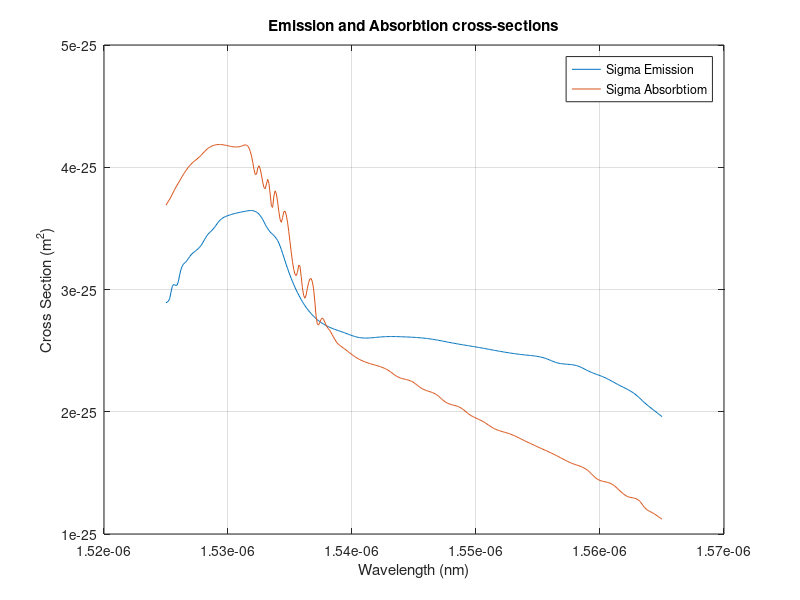

Here is the MATLAB script that generated this plot: (Note: this script raises an error after producing the figure.)
clear,clc,close;

u = 10^-6;
m=10^-3;
n=10^-9;
p=10^-12;
M=10^6;

core_radius = 5*u;
ac = pi*(core_radius^2);
gamma_p = 0.4;
gamma_s = 0.8;
nt = 1*(10^19)*M;   %m^3
tau = 10*m;
ase_bw = 0.1*n;
c=300*M;
h=6.62606957*(10^-34);

delta_z = 1;       %steps or delta in fiber
fiber_length = 0:delta_z:50;

sigma_a = csvread('absorption.csv'); %step in lambda is 0.1nm
sigma_a = sigma_a(:,2)/10000;
sigma_abs=@(x) sigma_a((round(round(x-1450,1)/0.1))+1); %takes input without nm

sigma_e = csvread('emission.csv'); %step in lambda is 0.1nm
sigma_e = sigma_e(:,2)/10000;
sigma_ems=@(x) sigma_e((round(round(x-1450,1)/0.1))+1); %takes input without nm

delta_pump = 0.01;
p_in_pump = 0.1:delta_pump:1; %Watts 41 is 0.5W
lambda_pump = 1480*n;

delta_signal = 1;
p_in_sig = -40:delta_signal:10; %Watts 41 is 1mW
p_in_sig = 10.^((p_in_sig-30)/10);

delta_lambda = 0.1*n;
lambda = 1525*n:delta_lambda:1565*n; %1550 at 251

figure(1)
plot(lambda,sigma_e(751:1151));
hold on;
plot(lambda,sigma_a(751:1151));
grid on; legend('Sigma Emission', 'Sigma Absorbtiom'); title('Emission and Absorbtion cross-sections');
xlabel('Wavelength (nm)');ylabel('Cross Section (m^2)');ax=gca; ax.XAxis.Exponent = -9;

for s = 1:1:5
    switch s
        
        case 1
            p_pump_z = zeros(length(lambda),length(fiber_length));
            p_sig_z = zeros(length(lambda),length(fiber_length));
            n2 = zeros(length(lambda),length(fiber_length));
            n1 = zeros(length(lambda),length(fiber_length));
            gain = zeros(length(lambda),length(fiber_length));
            ase_noise = zeros(length(lambda),length(fiber_length));
            p_pump_z(:,1) = p_in_pump(41);
            p_sig_z(:,1) = p_in_sig(41);
            
            for j =1:1:length(lambda)
                
                up = (lambda_pump*gamma_p*sigma_abs(lambda_pump/n)*p_pump_z(j,1)/(h*c)) + (lambda(j)*gamma_s*sigma_abs(lambda(j)/n)*p_sig_z(j,1)/(h*c));
                down = (lambda_pump*gamma_p*(sigma_abs(lambda_pump/n)+sigma_ems(lambda_pump/n))*p_pump_z(j,1)/(h*c)) + (lambda(j)*gamma_s*(sigma_abs(lambda(j)/n)+sigma_ems(lambda(j)/n))*p_sig_z(j,1)/(h*c));
                n2(j,1) = (up/(down+ac/tau))*nt;
                n1(j,1) = nt - n2(j,1);
                
                gain(j,1) = p_sig_z(j,1)/p_sig_z(j,1);
                
                ase_noise(j,1) = gamma_s*sigma_ems(lambda(j)/n)*n2(j,1)*(2*h*c^2*ase_bw/(lambda(j)^3));
                
                for i = 1:1:length(fiber_length)-1
                    
                    [zp,pp] = ode45(@(z,p) p*gamma_p*(n2(j,i)*sigma_ems(lambda_pump/n) - n1(j,i)*sigma_abs(lambda_pump/n)), [fiber_length(i) fiber_length(i+1)],p_pump_z(j,i));
                    p_pump_z(j,i+1) = (pp(end)-pp(1)) + p_pump_z(j,i);
                    
                    [zs,ps] = ode45(@(z,p) p*gamma_s*(n2(j,i)*sigma_ems(lambda(j)/n) - n1(j,i)*sigma_abs(lambda(j)/n)) + gamma_s*sigma_ems(lambda(j)/n)*n2(j,i)*(2*h*c^2*ase_bw/(lambda(j)^3)), [fiber_length(i) fiber_length(i+1)],p_sig_z(j,i));
                    p_sig_z(j,i+1) = (ps(end)-ps(1)) + p_sig_z(j,i);
                    
                    up = (lambda_pump*gamma_p*sigma_abs(lambda_pump/n)*p_pump_z(j,i+1)/(h*c)) + (lambda(j)*gamma_s*sigma_abs(lambda(j)/n)*p_sig_z(j,i+1)/(h*c));
                    down = (lambda_pump*gamma_p*(sigma_abs(lambda_pump/n)+sigma_ems(lambda_pump/n))*p_pump_z(j,i+1)/(h*c)) + (lambda(j)*gamma_s*(sigma_abs(lambda(j)/n)+sigma_ems(lambda(j)/n))*p_sig_z(j,i+1)/(h*c));
                    n2(j,i+1) = (up/(down+ac/tau))*nt;
                    n1(j,i+1) = nt - n2(j,i+1);
                    
                    gain(j,i+1) = p_sig_z(j,i+1)/p_sig_z(j,1);
                    
                    ase_noise(j,i+1) = gamma_s*sigma_ems(lambda(j)/n)*n2(j,i+1)*(2*h*c^2*ase_bw/(lambda(j)^3));
                    
                end
            end
            
            figure(2)
            plot(fiber_length,10*log10(1000*p_pump_z(251,:))); hold on; plot(fiber_length,10*log10(1000*p_sig_z(251,:)));
            grid on; legend('Pump Power', 'Signal Power'); title('Pump and Signal Power at Pump Power 0.5W or 26dBm, Signal Power 1mW or 0dBm');
            ylabel('Power (dBm)');xlabel('Fiber length (m)');
            
            figure(7)
            plot(lambda,10*log10(gain(:,20)));
            grid on; legend('Output Signal Gain'); title('Output Signal Gain at Pump Power 0.5W or 26dBm, Signal Power 1mW or 0dBm and Fiber Length 19m');
            ylabel('Gain (dB)');xlabel('Wavelength (nm)'); ax=gca; ax.XAxis.Exponent = -9;
            
        case 2   %%optimum is at 19 meters index = 20 at 0.5W
            delta_pump = 0.2;
            p_in_pump = 0.1:delta_pump:1; %Watts 3 is 0.5W
            lambda_pump = 1480*n;
            
            p_pump_z = zeros(length(p_in_pump),length(fiber_length));
            p_sig_z = zeros(length(p_in_pump),length(fiber_length));
            n2 = zeros(length(p_in_pump),length(fiber_length));
            n1 = zeros(length(p_in_pump),length(fiber_length));
            gain = zeros(length(p_in_pump),length(fiber_length));
            ase_noise = zeros(length(p_in_pump),length(fiber_length));
            p_sig_z(:,1) = p_in_sig(41);
            
            for j =1:1:length(p_in_pump)
                
                p_pump_z(j,1) = p_in_pump(j);
                
                up = (lambda_pump*gamma_p*sigma_abs(lambda_pump/n)*p_pump_z(j,1)/(h*c)) + (lambda(251)*gamma_s*sigma_abs(lambda(251)/n)*p_sig_z(j,1)/(h*c));
                down = (lambda_pump*gamma_p*(sigma_abs(lambda_pump/n)+sigma_ems(lambda_pump/n))*p_pump_z(j,1)/(h*c)) + (lambda(251)*gamma_s*(sigma_abs(lambda(251)/n)+sigma_ems(lambda(251)/n))*p_sig_z(j,1)/(h*c));
                n2(j,1) = (up/(down+ac/tau))*nt;
                n1(j,1) = nt - n2(j,1);
                
                gain(j,1) = p_sig_z(j,1)/p_sig_z(j,1);
                
                ase_noise(j,1) = gamma_s*sigma_ems(lambda(251)/n)*n2(j,1)*(2*h*c^2*ase_bw/(lambda(251)^3));
                
                for i = 1:1:length(fiber_length)-1
                    
                    [zp,pp] = ode45(@(z,p) p*gamma_p*(n2(j,i)*sigma_ems(lambda_pump/n) - n1(j,i)*sigma_abs(lambda_pump/n)), [fiber_length(i) fiber_length(i+1)],p_pump_z(j,i));
                    p_pump_z(j,i+1) = p_pump_z(j,i)+(pp(end)-pp(1));
                    
                    [zs,ps] = ode45(@(z,p) p*gamma_s*(n2(j,i)*sigma_ems(lambda(251)/n) - n1(j,i)*sigma_abs(lambda(251)/n)) + gamma_s*sigma_ems(lambda(251)/n)*n2(j,i)*(2*h*c^2*ase_bw/(lambda(251)^3)), [fiber_length(i) fiber_length(i+1)],p_sig_z(j,i));
                    p_sig_z(j,i+1) = p_sig_z(j,i)+(ps(end)-ps(1));
                    
                    up = (lambda_pump*gamma_p*sigma_abs(lambda_pump/n)*p_pump_z(j,i+1)/(h*c)) + (lambda(251)*gamma_s*sigma_abs(lambda(251)/n)*p_sig_z(j,i+1)/(h*c));
                    down = (lambda_pump*gamma_p*(sigma_abs(lambda_pump/n)+sigma_ems(lambda_pump/n))*p_pump_z(j,i+1)/(h*c)) + (lambda(251)*gamma_s*(sigma_abs(lambda(251)/n)+sigma_ems(lambda(251)/n))*p_sig_z(j,i+1)/(h*c));
                    n2(j,i+1) = (up/(down+ac/tau))*nt;
                    n1(j,i+1) = nt - n2(j,i+1);
                    
                    gain(j,i+1) = p_sig_z(j,i+1)/p_sig_z(j,1);
                    
                    ase_noise(j,i+1) = gamma_s*sigma_ems(lambda(251)/n)*n2(i+1)*(2*h*c^2*ase_bw/(lambda(251)^3));
                end
            end
            
            figure(3)
            subplot(2,1,1)
            plot(fiber_length,10*log10(gain));
            grid on; legend('Pump Power = 0.1', 'Pump Power = 0.3', 'Pump Power = 0.5', 'Pump Power = 0.7', 'Pump Power = 0.9'); title('Gain at Diffrent Pump Powers Across Fiber Length');
            ylabel('Gain (dB)');xlabel('Fiber length (m)');
            subplot(2,1,2)
            plot(fiber_length,10*log10(gain(3,:)));
            grid on; legend('Pump Power = 0.5'); title('Gain at 0.5W Pump Powers Across Fiber Length');
            ylabel('Gain (dB)');xlabel('Fiber length (m)');
            
            
        case 3 %%keep z(20) = 19m, lambda const, pin pump --- pin signal is variable
            delta_pump = 0.01;
            p_in_pump = 0.1:delta_pump:1; %Watts 41 is 0.5W
            lambda_pump = 1480*n;
            
            p_pump_z = zeros(length(p_in_sig),length(fiber_length));
            p_sig_z = zeros(length(p_in_sig),length(fiber_length));
            n2 = zeros(length(p_in_sig),length(fiber_length));
            n1 = zeros(length(p_in_sig),length(fiber_length));
            gain = zeros(length(p_in_sig),length(fiber_length));
            ase_noise = zeros(length(p_in_sig),length(fiber_length));
            p_pump_z(:,1) = p_in_pump(41);
            
            
            for j =1:1:length(p_in_sig)
                
                p_sig_z(j,1) = p_in_sig(j);
                
                up = (lambda_pump*gamma_p*sigma_abs(lambda_pump/n)*p_pump_z(j,1)/(h*c)) + (lambda(251)*gamma_s*sigma_abs(lambda(251)/n)*p_sig_z(j,1)/(h*c));
                down = (lambda_pump*gamma_p*(sigma_abs(lambda_pump/n)+sigma_ems(lambda_pump/n))*p_pump_z(j,1)/(h*c)) + (lambda(251)*gamma_s*(sigma_abs(lambda(251)/n)+sigma_ems(lambda(251)/n))*p_sig_z(j,1)/(h*c));
                n2(j,1) = (up/(down+ac/tau))*nt;
                n1(j,1) = nt - n2(j,1);
                
                gain(j,1) = p_sig_z(j,1)/p_sig_z(j,1);
                
                ase_noise(j,1) = gamma_s*sigma_ems(lambda(251)/n)*n2(j,1)*(2*h*c^2*ase_bw/(lambda(251)^3));
                
                for i = 1:1:length(fiber_length)-1
                    
                    [zp,pp] = ode45(@(z,p) p*gamma_p*(n2(j,i)*sigma_ems(lambda_pump/n) - n1(j,i)*sigma_abs(lambda_pump/n)), [fiber_length(i) fiber_length(i+1)],p_pump_z(j,i));
                    p_pump_z(j,i+1) = p_pump_z(j,i)+(pp(end)-pp(1));
                    
                    [zs,ps] = ode45(@(z,p) p*gamma_s*(n2(j,i)*sigma_ems(lambda(251)/n) - n1(j,i)*sigma_abs(lambda(251)/n)) + gamma_s*sigma_ems(lambda(251)/n)*n2(j,i)*(2*h*c^2*ase_bw/(lambda(251)^3)), [fiber_length(i) fiber_length(i+1)],p_sig_z(j,i));
                    p_sig_z(j,i+1) = p_sig_z(j,i)+(ps(end)-ps(1));
                    
                    up = (lambda_pump*gamma_p*sigma_abs(lambda_pump/n)*p_pump_z(j,i+1)/(h*c)) + (lambda(251)*gamma_s*sigma_abs(lambda(251)/n)*p_sig_z(j,i+1)/(h*c));
                    down = (lambda_pump*gamma_p*(sigma_abs(lambda_pump/n)+sigma_ems(lambda_pump/n))*p_pump_z(j,i+1)/(h*c)) + (lambda(251)*gamma_s*(sigma_abs(lambda(251)/n)+sigma_ems(lambda(251)/n))*p_sig_z(j,i+1)/(h*c));
                    n2(j,i+1) = (up/(down+ac/tau))*nt;
                    n1(j,i+1) = nt - n2(j,i+1);
                    
                    gain(j,i+1) = p_sig_z(j,i+1)/p_sig_z(j,1);
                    
                    ase_noise(j,i+1) = gamma_s*sigma_ems(lambda(251)/n)*n2(i+1)*(2*h*c^2*ase_bw/(lambda(251)^3));
                end
            end
            
            figure(4)
            plot(10*log10(1000*p_in_sig),10*log10(1000*p_sig_z(:,20)))
            grid on; legend('Output Signal Power'); title('Output Signal Power at 0.5W or 26dBm pump power at Fiber legth = 19m');
            ylabel('Output Signal Power (dBm)');xlabel('Input Signal Power (dBm)');
            
            figure(5)
            plot(10*log10(1000*p_in_sig),10*log10(gain(:,20)))
            grid on; legend('Output Signal Gain'); title('Output Signal Gain at 0.5W or 26dBm pump power at Fiber legth = 19m');
            ylabel('Output Signal Gain (dB)');xlabel('Input Signal Power (dBm)');
            
        case 4
            p_pump_z = zeros(length(lambda),length(fiber_length));
            p_sig_z = zeros(length(lambda),length(fiber_length));
            n2 = zeros(length(lambda),length(fiber_length));
            n1 = zeros(length(lambda),length(fiber_length));
            gain = zeros(length(lambda),length(fiber_length));
            ase_noise = zeros(length(lambda),length(fiber_length));
            p_pump_z(:,1) = p_in_pump(41);
            p_sig_z(251,1) = p_in_sig(41);
            
            for j =1:1:length(lambda)
                
                up = (lambda_pump*gamma_p*sigma_abs(lambda_pump/n)*p_pump_z(j,1)/(h*c)) + (lambda(j)*gamma_s*sigma_abs(lambda(j)/n)*p_sig_z(j,1)/(h*c));
                down = (lambda_pump*gamma_p*(sigma_abs(lambda_pump/n)+sigma_ems(lambda_pump/n))*p_pump_z(j,1)/(h*c)) + (lambda(j)*gamma_s*(sigma_abs(lambda(j)/n)+sigma_ems(lambda(j)/n))*p_sig_z(j,1)/(h*c));
                n2(j,1) = (up/(down+ac/tau))*nt;
                n1(j,1) = nt - n2(j,1);
                
                gain(j,1) = p_sig_z(j,1)/p_sig_z(j,1);
                
                ase_noise(j,1) = gamma_s*sigma_ems(lambda(j)/n)*n2(j,1)*(2*h*c^2*ase_bw/(lambda(j)^3));
                
                for i = 1:1:length(fiber_length)-1
                    
                    [zp,pp] = ode45(@(z,p) p*gamma_p*(n2(j,i)*sigma_ems(lambda_pump/n) - n1(j,i)*sigma_abs(lambda_pump/n)), [fiber_length(i) fiber_length(i+1)],p_pump_z(j,i));
                    p_pump_z(j,i+1) = (pp(end)-pp(1)) + p_pump_z(j,i);
                    
                    [zs,ps] = ode45(@(z,p) p*gamma_s*(n2(j,i)*sigma_ems(lambda(j)/n) - n1(j,i)*sigma_abs(lambda(j)/n)) + gamma_s*sigma_ems(lambda(j)/n)*n2(j,i)*(2*h*c^2*ase_bw/(lambda(j)^3)), [fiber_length(i) fiber_length(i+1)],p_sig_z(j,i));
                    p_sig_z(j,i+1) = (ps(end)-ps(1)) + p_sig_z(j,i);
                    
                    up = (lambda_pump*gamma_p*sigma_abs(lambda_pump/n)*p_pump_z(j,i+1)/(h*c)) + (lambda(j)*gamma_s*sigma_abs(lambda(j)/n)*p_sig_z(j,i+1)/(h*c));
                    down = (lambda_pump*gamma_p*(sigma_abs(lambda_pump/n)+sigma_ems(lambda_pump/n))*p_pump_z(j,i+1)/(h*c)) + (lambda(j)*gamma_s*(sigma_abs(lambda(j)/n)+sigma_ems(lambda(j)/n))*p_sig_z(j,i+1)/(h*c));
                    n2(j,i+1) = (up/(down+ac/tau))*nt;
                    n1(j,i+1) = nt - n2(j,i+1);
                    
                    gain(j,i+1) = p_sig_z(j,i+1)/p_sig_z(j,1);
                    
                    ase_noise(j,i+1) = gamma_s*sigma_ems(lambda(j)/n)*n2(j,i+1)*(2*h*c^2*ase_bw/(lambda(j)^3));
                    
                end
            end
            
            figure(8)
            plot(lambda,10*log10(1000*p_sig_z(:,21)));
            grid on; legend('Output ASE Cloud'); title('Output ASE Cloud at Pump Power 0.5W, Signal Power 1mW or 0dBm and Fiber Length 19m at 1550nm Wavelength');
            ylabel('Output Power (dBm)');xlabel('Wavelength (nm)'); ax=gca; ax.XAxis.Exponent = -9;
            
        case 5 %optimum length for pump power 0.1W is 10m, index z(11)
            delta_pump = 0.01;
            p_in_pump = 0.1:delta_pump:1; %Watts 41 is 0.5W
            lambda_pump = 1480*n;
            
            p_pump_z = zeros(length(p_in_sig),length(fiber_length));
            p_sig_z = zeros(length(p_in_sig),length(fiber_length));
            n2 = zeros(length(p_in_sig),length(fiber_length));
            n1 = zeros(length(p_in_sig),length(fiber_length));
            gain = zeros(length(p_in_sig),length(fiber_length));
            ase_noise = zeros(length(p_in_sig),length(fiber_length));
            p_pump_z(:,1) = p_in_pump(1);
            
            
            for j =1:1:length(p_in_sig)
                
                p_sig_z(j,1) = p_in_sig(j);
                
                up = (lambda_pump*gamma_p*sigma_abs(lambda_pump/n)*p_pump_z(j,1)/(h*c)) + (lambda(251)*gamma_s*sigma_abs(lambda(251)/n)*p_sig_z(j,1)/(h*c));
                down = (lambda_pump*gamma_p*(sigma_abs(lambda_pump/n)+sigma_ems(lambda_pump/n))*p_pump_z(j,1)/(h*c)) + (lambda(251)*gamma_s*(sigma_abs(lambda(251)/n)+sigma_ems(lambda(251)/n))*p_sig_z(j,1)/(h*c));
                n2(j,1) = (up/(down+ac/tau))*nt;
                n1(j,1) = nt - n2(j,1);
                
                gain(j,1) = p_sig_z(j,1)/p_sig_z(j,1);
                
                ase_noise(j,1) = gamma_s*sigma_ems(lambda(251)/n)*n2(j,1)*(2*h*c^2*ase_bw/(lambda(251)^3));
                
                for i = 1:1:length(fiber_length)-1
                    
                    [zp,pp] = ode45(@(z,p) p*gamma_p*(n2(j,i)*sigma_ems(lambda_pump/n) - n1(j,i)*sigma_abs(lambda_pump/n)), [fiber_length(i) fiber_length(i+1)],p_pump_z(j,i));
                    p_pump_z(j,i+1) = p_pump_z(j,i)+(pp(end)-pp(1));
                    
                    [zs,ps] = ode45(@(z,p) p*gamma_s*(n2(j,i)*sigma_ems(lambda(251)/n) - n1(j,i)*sigma_abs(lambda(251)/n)) + gamma_s*sigma_ems(lambda(251)/n)*n2(j,i)*(2*h*c^2*ase_bw/(lambda(251)^3)), [fiber_length(i) fiber_length(i+1)],p_sig_z(j,i));
                    p_sig_z(j,i+1) = p_sig_z(j,i)+(ps(end)-ps(1));
                    
                    up = (lambda_pump*gamma_p*sigma_abs(lambda_pump/n)*p_pump_z(j,i+1)/(h*c)) + (lambda(251)*gamma_s*sigma_abs(lambda(251)/n)*p_sig_z(j,i+1)/(h*c));
                    down = (lambda_pump*gamma_p*(sigma_abs(lambda_pump/n)+sigma_ems(lambda_pump/n))*p_pump_z(j,i+1)/(h*c)) + (lambda(251)*gamma_s*(sigma_abs(lambda(251)/n)+sigma_ems(lambda(251)/n))*p_sig_z(j,i+1)/(h*c));
                    n2(j,i+1) = (up/(down+ac/tau))*nt;
                    n1(j,i+1) = nt - n2(j,i+1);
                    
                    gain(j,i+1) = p_sig_z(j,i+1)/p_sig_z(j,1);
                    
                    ase_noise(j,i+1) = gamma_s*sigma_ems(lambda(251)/n)*n2(i+1)*(2*h*c^2*ase_bw/(lambda(251)^3));
                end
            end
            
            figure(6)
            plot(10*log10(1000*p_in_sig),10*log10(gain(:,11)))
            grid on; legend('Output Signal Gain'); title('Output Signal Gain at 0.1W or 20dBm pump power at Fiber legth = 10m');
            ylabel('Output Signal Gain (dB)');xlabel('Input Signal Power (dBm)');
            
    end
    
end





